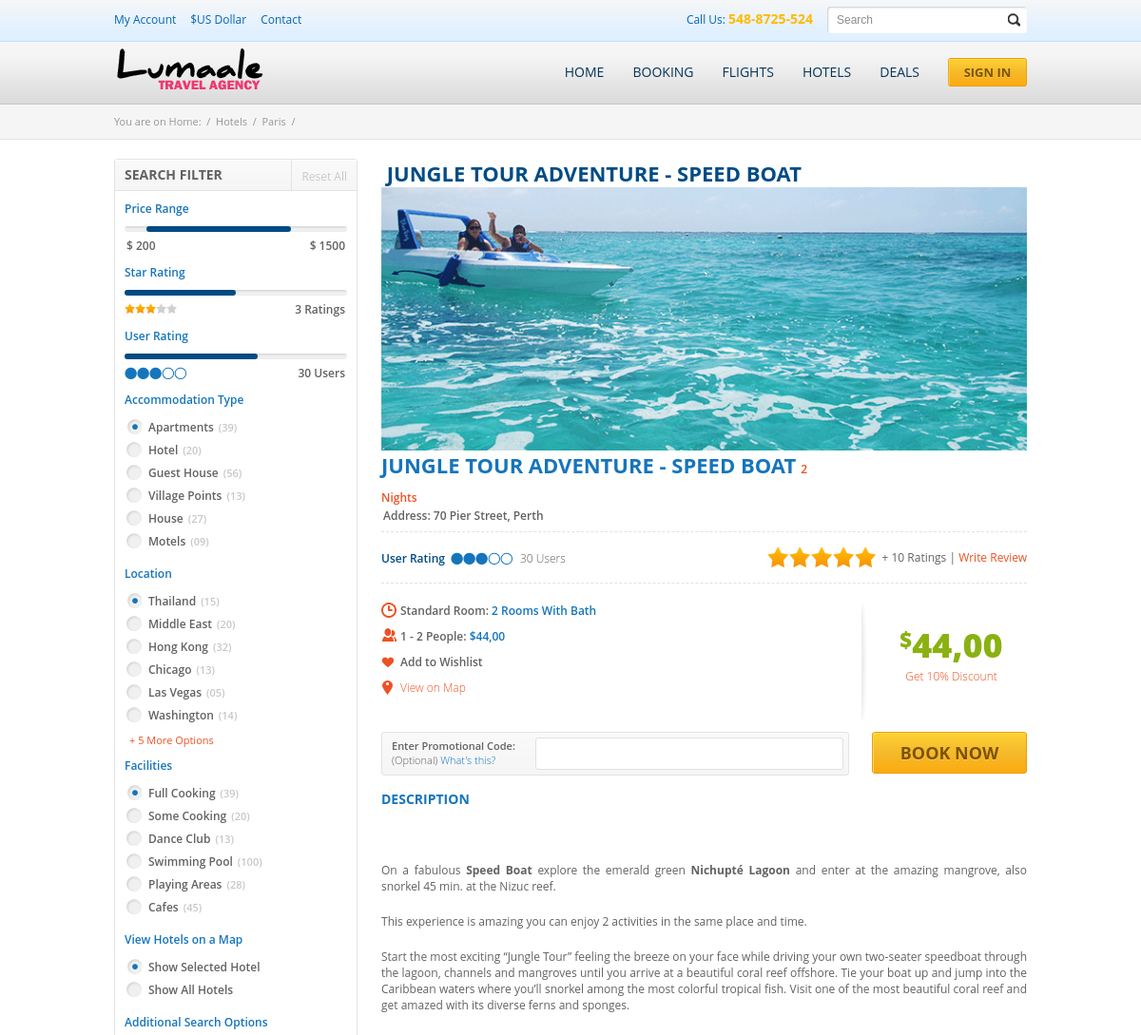
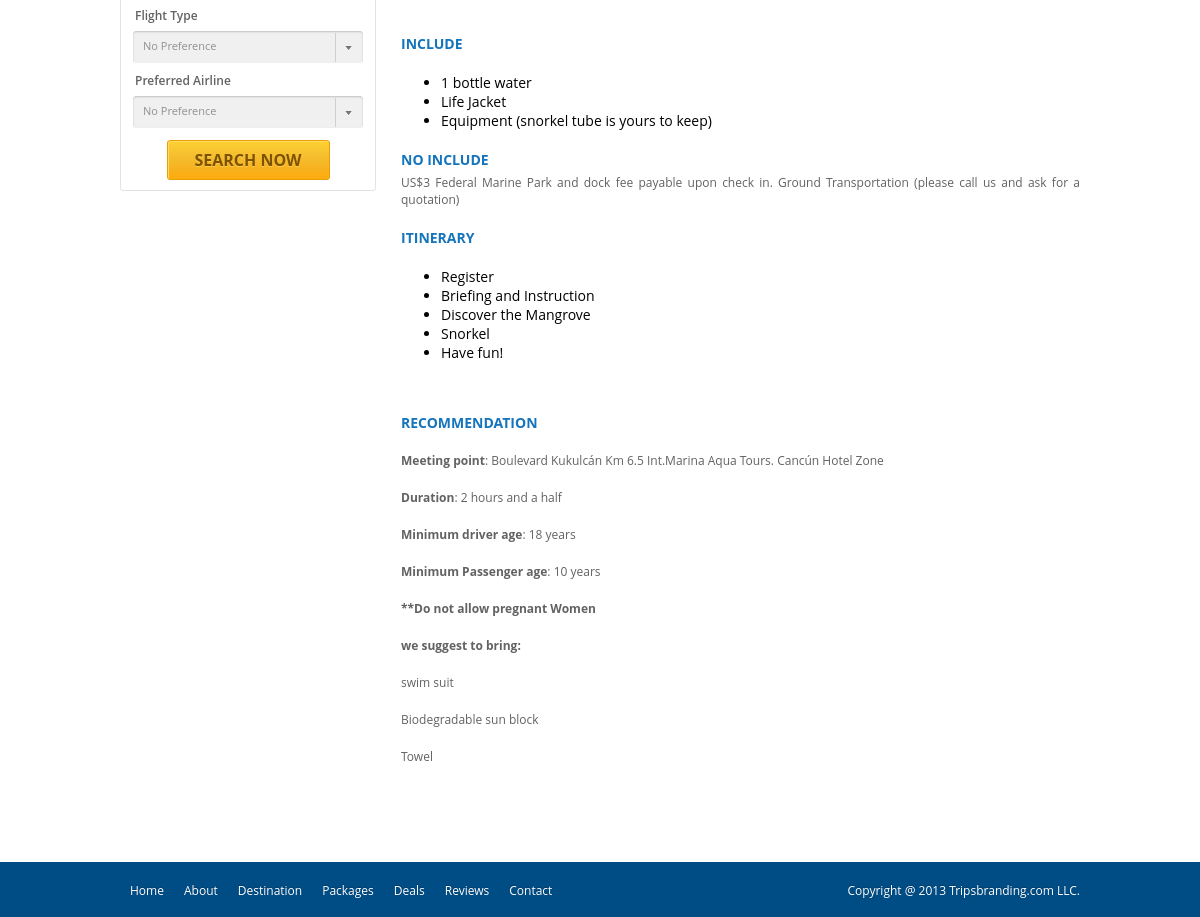
The app's page /plantilla.php?idTour=jungle-tour-speed-boat with its own data (2 pictures, top to bottom).
### tables this page shows
CREATE TABLE IF NOT EXISTS `tours` (
  `id` tinyint(3) unsigned NOT NULL AUTO_INCREMENT COMMENT 'Identificador único de fila y usado para RI.',
  `Tour` varchar(100) NOT NULL COMMENT 'Nombre de tour.',
  `Description` text NOT NULL COMMENT 'Descripción especifica.',
  `Include` text NOT NULL COMMENT 'Información detallada sobre que incluye.',
  `NotInclude` text COMMENT 'Información detallada sobre lo que no incluye.',
  `Itinerary` text NOT NULL COMMENT 'Información detallada del itinerario.',
  `Frequency` varchar(50) NOT NULL COMMENT 'Frecuencia a la semana de salidas.',
  `Recommendation` text COMMENT 'Recomendaciones asociadas a cada tour.',
  `AdultPrice` decimal(6,2) NOT NULL COMMENT 'Precio en USD por adulto.',
  `KidPrice` decimal(6,2) NOT NULL COMMENT 'Precio USD por niño.',
  `Map` varchar(100) DEFAULT NULL COMMENT 'Mapa que muestra en el sitio web.',
  `Youtube` varchar(100) DEFAULT NULL COMMENT 'Video que muestra en sitio web.',
  `url` varchar(100) NOT NULL COMMENT 'Sección correspondiente en el sitio web.',
  `Supplier` tinyint(3) unsigned NOT NULL,
  `Thumbnail` varchar(100) DEFAULT NULL COMMENT 'Imagen miniatura que se muestra en sitio web.',
  `Location` tinyint(2) NOT NULL COMMENT 'Lugar geográfica de destino.',
  `ListPrice` text COMMENT 'Listado de precios mostrado en sitio web.',
  `Kid` enum('1','0') NOT NULL DEFAULT '1' COMMENT 'Si el tour no acepta o acepta niños.',
  `Type` enum('0','1','2','3') NOT NULL DEFAULT '0' COMMENT 'Tipo de precios: 0 = No hay precios, 1=precio normal, 2 = precios de tabla rates_loc, 3 = precios de rates_one.',
  `title` varchar(100) NOT NULL COMMENT 'Título mostrado en el sitio web.',
  `metakeywords` varchar(260) DEFAULT NULL,
  `metadescription` varchar(260) DEFAULT NULL,
  `active` enum('0','1') NOT NULL DEFAULT '0' COMMENT 'El tour esta 0=inactivo o 1=activo.',
  PRIMARY KEY (`id`),
  KEY `FK_tours_has_locations_idx` (`Location`),
  KEY `FK_tours_has_supplier_idx` (`Supplier`)
);

### srcdb/storage/conexion/conf.class.php (called while the page is built, shortened)
<?php
class Conf {
	private static $_instance = NULL;
	private $_dns;
    private $_user;
    private $_password;
	private $_options;
    private function __construct()
	{
        $this->_dns="mysql:host=".DB_HOST.";dbname=".DB_NAME;
        $this->_user=DB_USER;
        $this->_password=DB_PASS;
        $this->_options=DB_OPTIONS;
    }
	public static function singletonConexion()
	{
        if(!(self::$_instance instanceof self)){
            self::$_instance = new self;
        }
        return self::$_instance;
    }
    public function getDnsDB()
	{
        $var = $this->_dns;
        return $var;
    }
    public function getUserDB()
	{
        $var = $this->_user;
        return $var;
    }
    public function getPassDB()
	{
        $var = $this->_password;
        return $var;
    }
    public function getOptionsDB()
	{
        $var = $this->_options;
        return $var;
    }
}
?>

### srcdb/storage/conexion/conexion.class.php (called while the page is built, shortened)
<?php
class Conexion
{
	private static $_instance = NULL;
	private $dns;
	private $user;
	private $password;
	private $options;
	private $dbh;
	public static function singletonConexion()
	{
		if (!(self::$_instance instanceof self)){
			self::$_instance=new self();
		}
		return self::$_instance;
	}
    private function setConexion(){
		include_once 'conf.class.php';
		$conf = Conf::singletonConexion();
		$this->dns = $conf->getDnsDB();
		$this->user = $conf->getUserDB();
		$this->password = $conf->getPassDB();
		$this->options = $conf->getOptionsDB();
    }
    private function conectar()
	{
		try {
			$this->options = array(PDO::MYSQL_ATTR_INIT_COMMAND => $this->options);
			$this->dbh = new PDO($this->dns, $this->user, $this->password, $this->options);
			$this->dbh->setAttribute(PDO::ATTR_DEFAULT_FETCH_MODE, PDO::FETCH_ASSOC);
		} catch (PDOException $e) {
			throw new RestException(501, 'MySQL: ' . $e->getMessage());
		}
    }
    public function prepare($sql)
    {
		$this->dbh->setAttribute(PDO::ATTR_ERRMODE, PDO::ERRMODE_EXCEPTION);
		return $this->dbh->prepare($sql);
    }
    public function query($sql)
    {
		return $this->dbh->query($sql);
    }
}

### srcdb/storage/bookdetail.class.php (the view, shortened to what this page needs)
<?php
include_once 'conexion/conexion.class.php';
class BookDetail
{
    private static $_instance = NULL;
    private $dbh;
    private function __construct()
    {
        $this->dbh = Conexion::singletonConexion();
    }
    public static function singletonBookDetail()
    {
        if (!(self::$_instance instanceof self)){
                self::$_instance=new self();
        }
        return self::$_instance;
    }
    public function getTour($tour_id)
    {
		try {
			$sql = "SELECT id FROM tours WHERE url = '$tour_id'";
			$query = $this->dbh->query($sql);
			while($row = $query->fetch()) {
				$id = array_shift($row);
			}
		} catch(PDOException $e) {
			print "Error!: " . $e->getMessage();
		}
		$sql = "SELECT
				    id,
				    (select
				            destination
				        from
				            locations
				        where
				            id = t.location) AS location,
				    tour,
				    description,
				    include,
				    notInclude,
				    itinerary,
				    recommendation,
				    (select
				            group_concat(trim(pics))
				        from
				            galleries
				        where
				            tour_id = t.id
				        group by tour_id) as pics
				FROM
			    	tours t
				WHERE
					id = ?";
		return $this->stmt($sql,$id);
	}
    private function stmt($sql,$param1)
    {
        try {
			$query = $this->dbh->prepare($sql);
		 	$query->bindParam(1, $param1, PDO::PARAM_STR, 2);
			$query->execute();
            if($query->rowCount()>0){
				$result = $query->fetchAll();
				return $this->html($result);
			}
			$this->dbh = null;
        } catch(PDOException $e){
            print "Error!: " . $e->getMessage();
        }
	}
	private function html($rows)
	{
		if(is_array($rows)) {
			$html = "";
		    foreach($rows as $row){
				$pic = explode( ',', $row['pics']);
				$html .= "<div class='title'>";
				$html .= 	"<h2>&nbsp;{$row['tour']}</h2>";
				$html .= "</div>";
				$html .= "<div class='slider-wrapper theme-default'>";
				$html .= 	"<div id='slider' class='nivoSlider'>";
				foreach($pic as $r){
					$html .= 	"<img src='".URL.$r."' data-thumb='".URL.$r."' alt='' />";
				}
				$html .= 	"</div>";
				$html .= 	"<div id='htmlcaption' class='nivo-html-caption'>";
				$html .= 		"<strong>This</strong> is an example of a <em>HTML</em> caption with <a href='#'>a link</a>.";
				$html .= 	"</div>";
				$html .= "</div>";
				$html .= "<div class='info1'>";
				$html .= 	"<div class='subtitle'>{$row['tour']}<span class='count'>2 Nights</span></div>";
				$html .= 	"<div class='clear'></div>";
				$html .= 	"<div class='address'>Address: 70 Pier Street, Perth</div>";
				$html .= "</div>";
				$html .= "<div class='ratings'>";
				$html .= 	"<div class='uratings'><span class='text'>User Rating</span><div class='bullets three'></div><span class='countrates'>30 Users</span></div>";
				$html .= 	"<div class='sratings'><div class='stars five'></div><span class='countrates'>+ 10 Ratings</span> | <a href='#'>Write Review</a></div>";
				$html .= 	"<div class='clear'></div>";
				$html .= "</div>";
				$html .= "<div class='info2'>";
				$html .= 	"<div class='left'>";
				$html .= 		"<ul>";
				$html .= 			"<li class='room'>Standard Room: <span class='color'>2 Rooms With Bath</span></li>";
				$html .= 			"<li class='people'>1 - 2 People: <span class='color'>$44,00</span></li>";
				$html .= 			"<li class='wishlist'><a href='#'>Add to Wishlist</a></li>";
				$html .= 			"<li class='viewmap'><a class='md-trigger' data-modal='modal-viewmap' href='#'>View on Map</a></li>";
				$html .= 		"</ul>";
				$html .= 	"</div>";
				$html .= 	"<div class='right'>";
				$html .= 		"<div class='price'><span class='price dollar'>$</span>44,00</div>";
				$html .= 		"<div class='discount'>Get 10% Discount</div>";
				$html .= 	"</div>";
				$html .= 	"<div class='clear'></div>";
				$html .= "</div>";
				$html .= "<form action='bookinfo.html' method='POST'>";
				$html .= 	"<div class='bottom'>";
				$html .= 		"<div class='left'>";
				$html .= 			"<div class='promotext'>Enter Promotional Code: <span class='optional'>(Optional)</span> <a href='#'>What's this?</a></div>";
				$html .= 			"<input class='optcode' name='optcode' />";
				$html .= 			"<div class='clear'></div>";
				$html .= 		"</div>";
				$html .= 		"<div class='right'>";
				$html .= 			"<input type='submit' name='booknow' class='booknow' value='Book Now' />";
				$html .= 		"</div>";
				$html .= 		"<div class='clear'></div>";
				$html .= 	"</div>";
				$html .= "</form>";
				$html .= " <div class='desc'>";
				$html .= "	<h2>Description</h2>";
				$html .= "		<p>".html_entity_decode($row['description'])."</p>";
				$html .= "	<h2>Include</h2>";
				$html .= "		<p>".html_entity_decode($row['include'])."</p>";
				$html .= "	<h2>No Include</h2>";
				$html .= "		<p>".html_entity_decode($row['notInclude'])."</p>";
				$html .= "	<h2>Itinerary</h2>";
				$html .= "		<p>".html_entity_decode($row['itinerary'])."</p>";
				$html .= "	<h2>Recommendation</h2>";
				$html .= "		<p>".html_entity_decode($row['recommendation'])."</p>";
				$html .= " </div>";
		    }
			return $html;
		}
	}
}

### records on screen
tours: Tour "JUNGLE TOUR ADVENTURE - SPEED BOAT", Description "On a fabulous Speed Boat explore the emerald green Nichupté Lagoon and enter at the amazing mangrove, also snorkel 45 min. at the Nizuc reef. This experience is amazing you can enjoy 2 activities in the same place and time. Start the most exciting “Jungle Tour” feeling the breeze on your face while driving your own two-seater speedboat through the lagoon, channels and mangroves until you arrive at a beautiful coral reef offshore. Tie your boat up and jump into the Caribbean waters where you’ll snorkel among the most colorful tropical fish. Visit one of the most beautiful coral reef and get amazed with its diverse ferns and sponges.", Include "1 bottle water Life Jacket Equipment (snorkel tube is yours to keep)", NotInclude "US$3 Federal Marine Park and dock fee payable upon check in. Ground Transportation (please call us and ask for a quotation)", Itinerary "Register Briefing and Instruction Discover the Mangrove Snorkel Have fun!", Recommendation "Meeting point : Boulevard Kukulcán Km 6.5 Int.Marina Aqua Tours. Cancún Hotel Zone Duration : 2 hours and a half Minimum driver age : 18 years Minimum Passenger age : 10 years **Do not allow pregnant Women we suggest to bring: swim suit Biodegradable sun block Towel"
